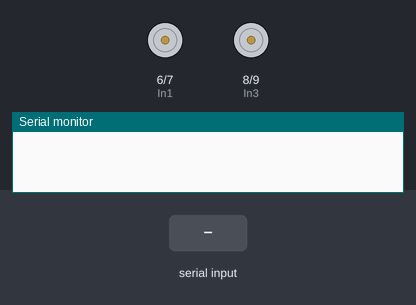
The sketch below on a simulated Arduino Uno, built with avr-gcc and run on an emulated ATmega328P. Shown: motor-driver pin pairs drawn as motors (green arrow = first pin HIGH = forward, orange = second pin HIGH = backward, longer = more drive, scaled by the enable pin), the last lines printed to the serial monitor. Inputs (shaded band) come from the test bench.

Above: at 1.2 s.
1.3 s: "f" received over Serial
At 2.1 s:
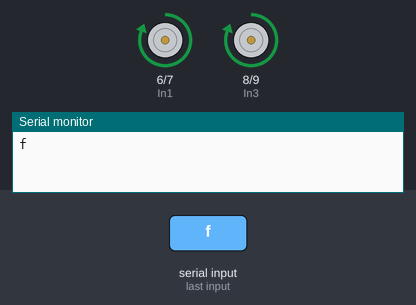
2.8 s: "b" received over Serial
At 3.2 s:
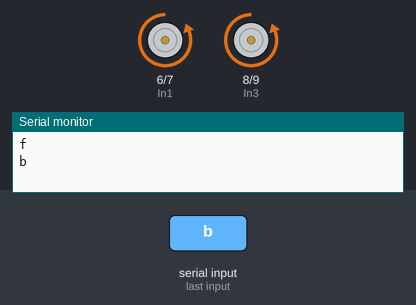
4.3 s: "r" received over Serial
At 5.5 s:
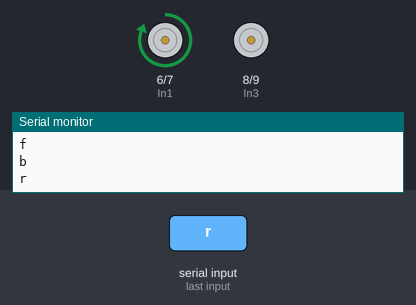
5.8 s: "l" received over Serial
At 6.7 s:
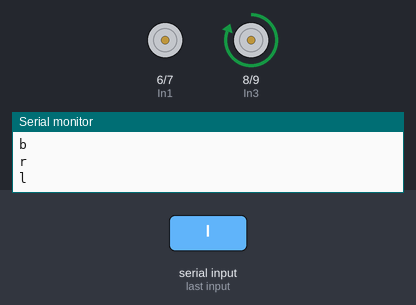
Timing chart, 0 to 8.3 s (numbered marks = the images above; inputs shaded):
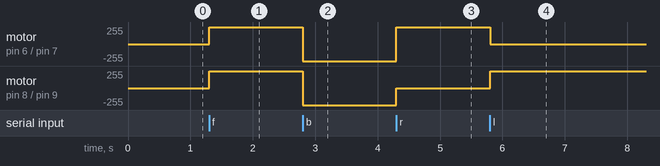

Measured:
- after the input at 1.3 s, motor on pin 6 (In1) / pin 7 (In2), motor on pin 8 (In3) / pin 9 (In4): stopped → forward 255/255 at once
- after the input at 2.8 s, motor on pin 6 (In1) / pin 7 (In2), motor on pin 8 (In3) / pin 9 (In4): forward 255/255 → backward 255/255 at once
- after the input at 4.3 s, motor on pin 6 (In1) / pin 7 (In2): backward 255/255 → forward 255/255 at once; motor on pin 8 (In3) / pin 9 (In4): backward 255/255 → stopped at once
- after the input at 5.8 s, motor on pin 6 (In1) / pin 7 (In2): forward 255/255 → stopped at once; motor on pin 8 (In3) / pin 9 (In4): stopped → forward 255/255 at once

The sketch:

rcCar2.ino
```cpp
const int In1 = 6;
const int In2 = 7;

const int In3 = 8;
const int In4 = 9;

const int ENA = 5;
const int ENB = 10;
const int SPEED = 255;

void setup() {
  // put your setup code here, to run once:
  Serial.begin(9600);
  pinMode(In1,OUTPUT);
  pinMode(In2,OUTPUT);

  pinMode(In3,OUTPUT);
  pinMode(In4,OUTPUT);

  pinMode(ENA,OUTPUT);
  analogWrite(ENA, SPEED);

  pinMode(ENB,OUTPUT);
  analogWrite(ENB, SPEED);

}

void forward(){
    digitalWrite(In1,HIGH);
    digitalWrite(In2,LOW);

    digitalWrite(In3,HIGH);
    digitalWrite(In4,LOW);
}


void backward(){
    digitalWrite(In1,LOW);
    digitalWrite(In2,HIGH);

    digitalWrite(In3,LOW);
    digitalWrite(In4,HIGH);
}


void right(){
    digitalWrite(In1,HIGH);
    digitalWrite(In2,LOW);

    digitalWrite(In3,LOW);
    digitalWrite(In4,LOW);
}


void left(){
    digitalWrite(In1,LOW);
    digitalWrite(In2,LOW);

    digitalWrite(In3,HIGH);
    digitalWrite(In4,LOW);
}

void stop(){
    digitalWrite(In1,LOW);
    digitalWrite(In2,LOW);

    digitalWrite(In3,LOW);
    digitalWrite(In4,LOW);
}

char fb = ' ';
char rl = ' ';
void loop() {
  // put your main code here, to run repeatedly:
  char read = ' ';
  if (Serial.available() > 0) {
    read = Serial.read();
    Serial.println(read);
  }
  if(read == 'f'){
      forward();
      fb = read;
  }else if(read == 'b'){
      backward();
      fb = read;
  }else if(read == 'r'){
      right();
      rl = read;
  }else if(read == 'l'){
      left();
      rl = read;
  }else if(read == 's'){
      stop();
  }
}
```
